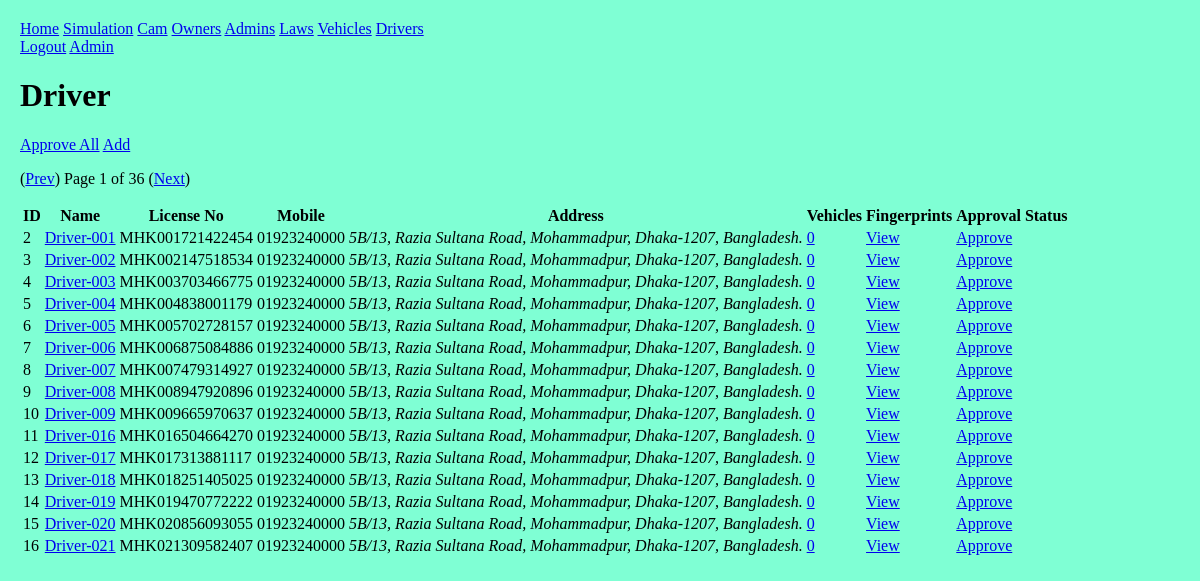
The app's page /front/drivers/ (signed in) with its own data.
### front/models.py (models this page shows, shortened)
class Driver(models.Model):
    vehicles = models.ManyToManyField(Vehicle);
    name = models.CharField(max_length=20);
    license_no = models.CharField(max_length=50, unique=True, null=False);
    phone = models.CharField(max_length=20, default="01923240000");
    address = models.TextField(max_length=200, default="5B/13, Razia Sultana Road, Mohammadpur, Dhaka-1207, Bangladesh.");
    approved = models.BooleanField(default=False);

### front/decorators.py (the view)
        def wrapper_func(req, *args, **kwargs):
            grp = {x.name for x in req.user.groups.all()};
            if not (bool(roles.intersection(grp)) ^ bool(grp)):
                return view_func(req, *args, **kwargs);
            else: return HttpResponse("""
                <h1>access denied</h1>
                <a href="/front/">home</a>
            """)

### front/views.py (called while the page is built)
@login_required
@allowed_users({"law", "owner"})
def drivers(req: HttpRequest):
    pg_size = 15;
    page = req.GET.get("page");
    page = int(page) if page else 1;
    vid = req.GET.get("vid");
    if vid: drivers = Driver.objects.filter(vehicles__id=vid);
    elif "owner" in str(req.user.groups.all()):
        drivers = Driver.objects.filter(vehicles__owner__id=req.user.id);
    else: drivers = Driver.objects.all();
    n = drivers.count();
    mx = (n-1) // pg_size + 1;
    page = max(1, min(page, mx));
    start = (page-1) * pg_size;
    stop = start + pg_size;
    context = {
        "nav": nav,
        "drivers": drivers[start:stop],
        "page": page,
        "mx": mx,
    };
    return render(req, "drivers.html", context);

### front/templates/drivers.html (shortened to what this page needs)
{% extends 'base.html' %}
{% block content %}
    <h1>Driver</h1>
    {% if request.user.is_superuser %}
        <a href="{% url 'approve' %}?type=driver">Approve All</a>
    {% endif %}
    {% if request.user.groups.all.0.name != 'law' %}
        <a href="{% url 'driver' %}">Add</a>
    {% endif %}
    <p>
        (<a href="{% url 'drivers' %}?page={{page|add:"-1"}}">prev</a>)
        Page {{page}} of {{mx}}
        (<a href="{% url 'drivers' %}?page={{page|add:1}}">next</a>)
    </p>
    <table>
        <tr>
            <th>ID</th>
            <th>Name</th>
            <th>License No</th>
            <th>Mobile</th>
            <th>Address</th>
            <th>Vehicles</th>
            <th>Fingerprints</th>
            <th>Approval Status</th>
        </tr>
        {% for driver in drivers %}
        <tr>
            <td>{{driver.id}}</td>
            <td><a href="{% url 'driver' %}?pk={{driver.id}}">{{driver.name}}</a></td>
            <td>{{driver.license_no}}</td>
            <td>{{driver.phone}}</td>
            <td><Address>{{driver.address}}</Address></td>
            <td>
                <a href="{% url 'vehicles' %}?did={{driver.id}}">{{driver.vehicles.count}}</a>&nbsp;
            </td>
            <td><a href="{% url 'prints' %}?did={{driver.id}}">view</a></td>
            <td>{% if driver.approved %}
                Approved
            {% else %}
                {% if request.user.is_superuser %}
                    <a href="{% url 'approve' %}?type=driver&amp;pk={{driver.id}}">Approve</a>
                {% else %}
                    Pending
                {% endif %}
            {% endif %}</td>
        </tr>
        {% endfor %}
    </table>
{% endblock content %}

### static/front/style.css (style rules this page uses)
body { box-sizing: border-box; margin: 0; display: block; overflow: auto; padding: 20px; background-color: aquamarine; }
a, button, title { text-transform: capitalize; }

### records on screen
Driver: id "2", name "Driver-001", license_no "MHK001721422454", phone "01923240000", address "5B/13, Razia Sultana Road, Mohammadpur, Dhaka-1207, Bangladesh.", vehicles.count "0"
Driver: id "3", name "Driver-002", license_no "MHK002147518534", phone "01923240000", address "5B/13, Razia Sultana Road, Mohammadpur, Dhaka-1207, Bangladesh.", vehicles.count "0"
Driver: id "4", name "Driver-003", license_no "MHK003703466775", phone "01923240000", address "5B/13, Razia Sultana Road, Mohammadpur, Dhaka-1207, Bangladesh.", vehicles.count "0"
Driver: id "5", name "Driver-004", license_no "MHK004838001179", phone "01923240000", address "5B/13, Razia Sultana Road, Mohammadpur, Dhaka-1207, Bangladesh.", vehicles.count "0"
Driver: id "6", name "Driver-005", license_no "MHK005702728157", phone "01923240000", address "5B/13, Razia Sultana Road, Mohammadpur, Dhaka-1207, Bangladesh.", vehicles.count "0"
Driver: id "7", name "Driver-006", license_no "MHK006875084886", phone "01923240000", address "5B/13, Razia Sultana Road, Mohammadpur, Dhaka-1207, Bangladesh.", vehicles.count "0"
Driver: id "8", name "Driver-007", license_no "MHK007479314927", phone "01923240000", address "5B/13, Razia Sultana Road, Mohammadpur, Dhaka-1207, Bangladesh.", vehicles.count "0"
Driver: id "9", name "Driver-008", license_no "MHK008947920896", phone "01923240000", address "5B/13, Razia Sultana Road, Mohammadpur, Dhaka-1207, Bangladesh.", vehicles.count "0"
Driver: id "10", name "Driver-009", license_no "MHK009665970637", phone "01923240000", address "5B/13, Razia Sultana Road, Mohammadpur, Dhaka-1207, Bangladesh.", vehicles.count "0"
Driver: id "11", name "Driver-016", license_no "MHK016504664270", phone "01923240000", address "5B/13, Razia Sultana Road, Mohammadpur, Dhaka-1207, Bangladesh.", vehicles.count "0"
Driver: id "12", name "Driver-017", license_no "MHK017313881117", phone "01923240000", address "5B/13, Razia Sultana Road, Mohammadpur, Dhaka-1207, Bangladesh.", vehicles.count "0"
Driver: id "13", name "Driver-018", license_no "MHK018251405025", phone "01923240000", address "5B/13, Razia Sultana Road, Mohammadpur, Dhaka-1207, Bangladesh.", vehicles.count "0"
Driver: id "14", name "Driver-019", license_no "MHK019470772222", phone "01923240000", address "5B/13, Razia Sultana Road, Mohammadpur, Dhaka-1207, Bangladesh.", vehicles.count "0"
Driver: id "15", name "Driver-020", license_no "MHK020856093055", phone "01923240000", address "5B/13, Razia Sultana Road, Mohammadpur, Dhaka-1207, Bangladesh.", vehicles.count "0"
Driver: id "16", name "Driver-021", license_no "MHK021309582407", phone "01923240000", address "5B/13, Razia Sultana Road, Mohammadpur, Dhaka-1207, Bangladesh.", vehicles.count "0"

### other values on screen
{{ nav.0 }} "Home"
{{ page }} "Simulation" "Cam" "Owners" "Admins" "Laws" "Vehicles" "Drivers"
{{ page }} "1"
{{ mx }} "36"
